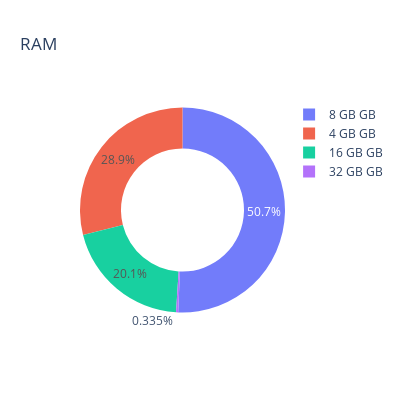

The code cell stored with this chart in its notebook:
### Code cell
fig = px.pie(values=df['ram_gb'].value_counts().values.tolist(), names=df['ram_gb'].value_counts().index.tolist(),opacity=0.9,hover_name=['8GB','4GB','16GB','32GB'],hole= 0.6,title='RAM',height=400,width=400)
fig.show()

### Figure 1 — Plotly figure (JSON) as saved in the notebook; plotly's stock layout.template omitted (floating-point values rounded to 4 significant figures)
{"data": [{"domain": {"x": [0, 1], "y": [0, 1]}, "hole": 0.6, "hovertemplate": "<b>%{hovertext}</b><br><br>label=%{label}<br>value=%{value}<extra></extra>", "hovertext": ["8GB", "4GB", "16GB", "32GB"], "labels": ["8 GB GB", "4 GB GB", "16 GB GB", "32 GB GB"], "legendgroup": "", "name": "", "opacity": 0.9, "showlegend": true, "type": "pie", "values": [454, 259, 180, 3]}], "layout": {"height": 400, "legend": {"tracegroupgap": 0}, "title": {"text": "RAM"}, "width": 400}}
